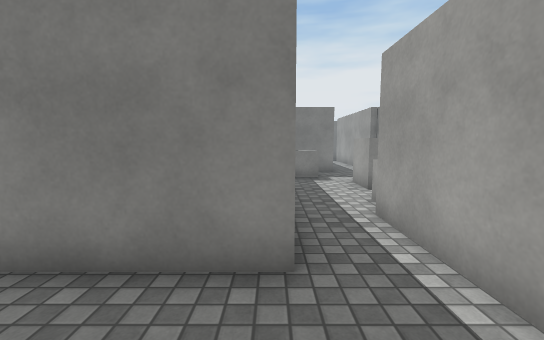
[1] (above)

12 first-person views from a walk through a Unity game level. The camera is 1.4 m above the floor, tilts 6° down and sees 90° across. The floor is counted in squares, 1 m on a side. Each view is taken from the middle of a square. On the plan, view 1 faces up. The plan holds only what a view shows up to about 13 squares ahead; the rest is blank. The place goes on beyond the plan. The player character is not drawn. Surface patterns are stand-ins for the level's own textures.

[2]
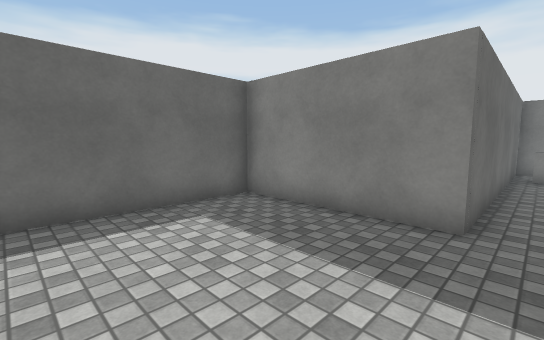

[3]
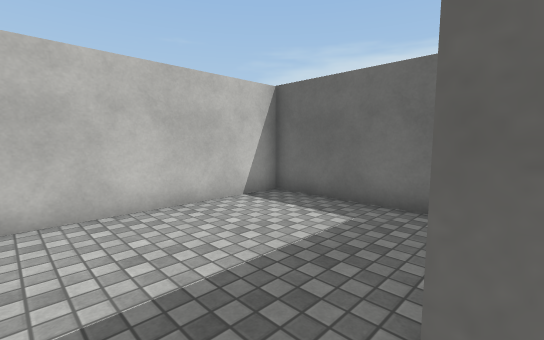

[4]
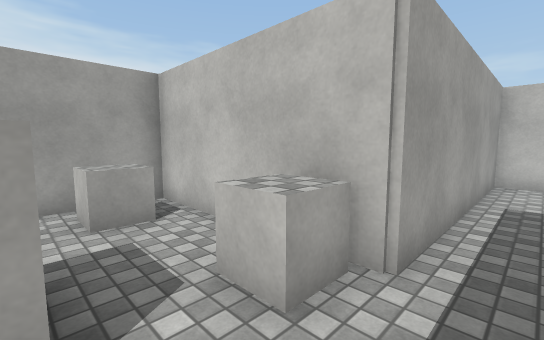

[5]
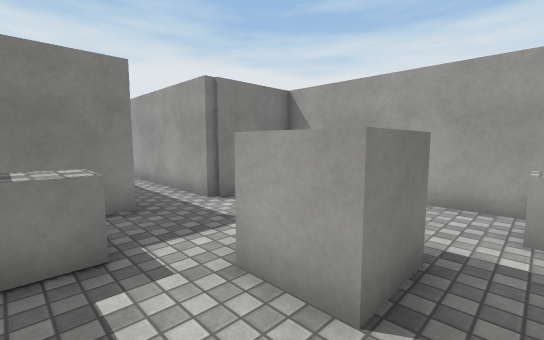

[6]
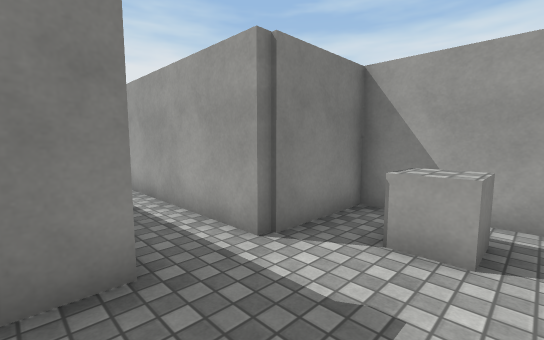

[7]
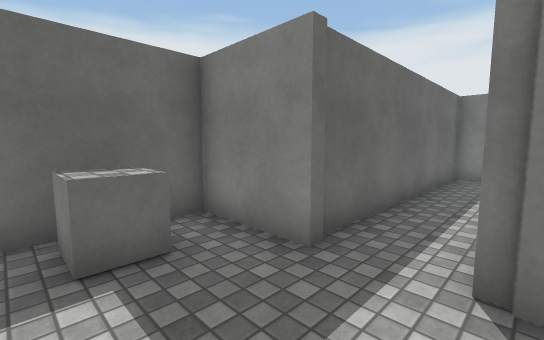

[8]
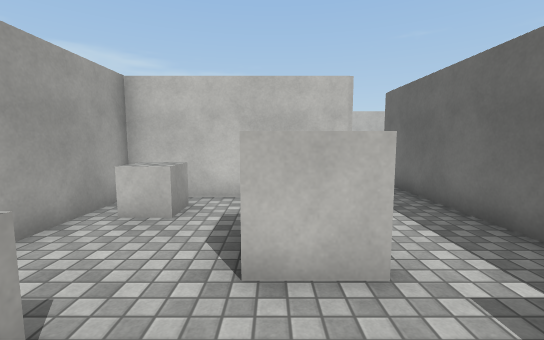

[9]
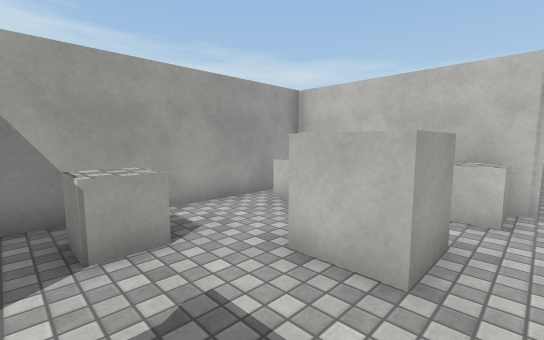

[10]
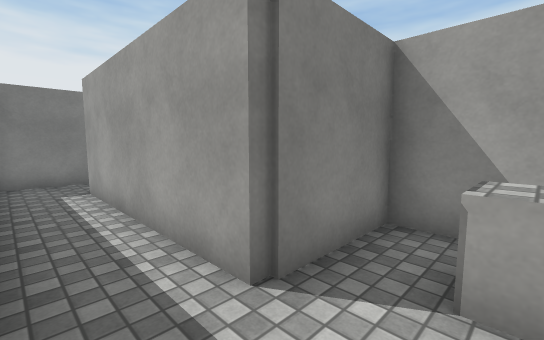

[11]
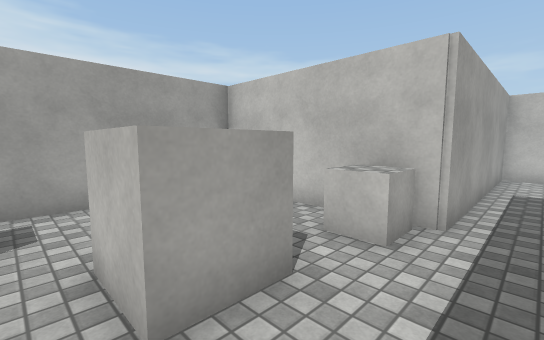

[12]
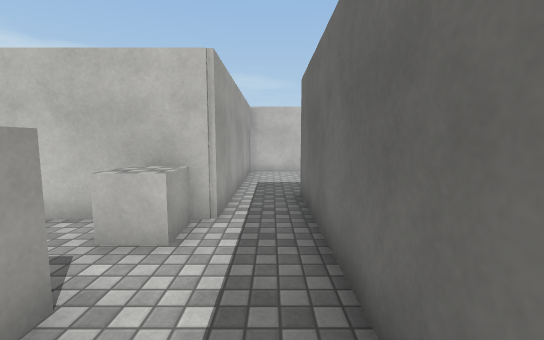

### Floor plan
Ten units are one square. View 1 is at (0, 0); x grows to the right and y downward. Boxes are objects, and circles mark ways between rooms. Rooms are numbered by the first view taken in them; rooms with no view inside come last. Other rooms are left out.
<svg viewBox="-53 -201 134 232">
<path fill="none" stroke="#000" d="M2 -55 2 -28 -48 -28 -48 26 20 26 20 -52M30 -128 2 -128 2 -55M20 -52 76 -52 76 -128 46 -128 46 -196M27 -195 27 -128"/>
<rect x="5" y="-115" width="20" height="10" fill="#bbb"><title>other object</title></rect>
<rect x="25" y="-65" width="10" height="10" fill="#bbb"><title>other object</title></rect>
<rect x="25" y="-95" width="20" height="20" fill="#bbb"><title>other object</title></rect>
<rect x="55" y="-75" width="20" height="20" fill="#bbb"><title>other object</title></rect>
<rect x="55" y="-115" width="10" height="10" fill="#bbb"><title>other object</title></rect>
<circle cx="10" cy="-50" r="3" fill="#2a7"/>
<text x="-10" y="0">1</text>
<text x="40" y="-100">2</text>
</svg>
Room 1 opens to room 2.

Where each view was taken, in squares from view 1:
view 1: 0 up, 0 right, facing up
view 2: 2 down, 1 right, facing up-left
view 3: 3 up, 1 right, facing down-left
view 4: 8 up, 1 right, facing down-right
view 5: 7 up, 1 right, facing up-right
view 6: 10 up, 2 right, facing up-right
view 7: 10 up, 5 right, facing up-left
view 8: 12 up, 4 right, facing down
view 9: 12 up, 2 right, facing down-right
view 10: 11 up, 3 right, facing up-right
view 11: 10 up, 1 right, facing down-right
view 12: 10 up, 1 right, facing down
